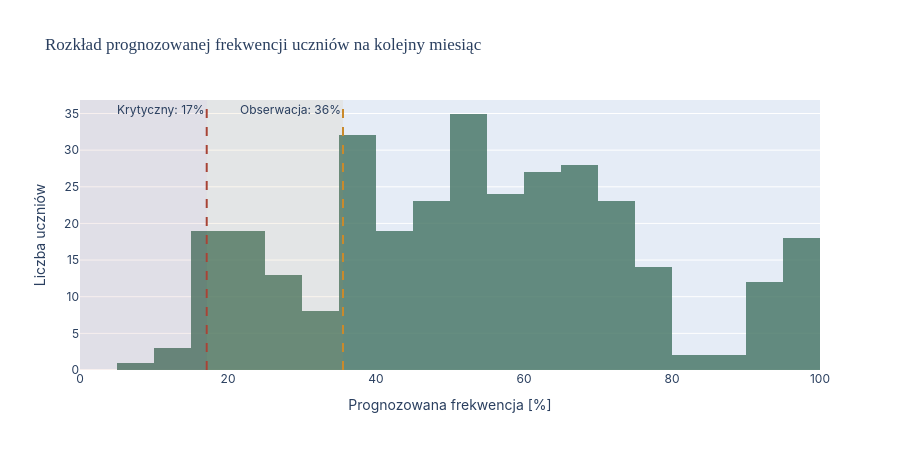

This figure's notebook cell:
### Markdown cell above
## Wykres: rozkład prognozowanej frekwencji + dwa progi alertu
Zamiast jednego sztywnego progu (który, jak ustaliliśmy, obejmuje większość szkoły) - dwa poziomy: **krytyczny** (dolne 5%, do natychmiastowej interwencji) i **do obserwacji** (dolne 20%, szerszy nadzór). Histogram pokazuje gdzie te progi faktycznie wypadają na tle całego rozkładu.

### Code cell
import plotly.graph_objects as go

PROG_KRYTYCZNY = ostatni_miesiac_kazdego_ucznia["prognoza_rf"].quantile(0.05)
PROG_OBSERWACJA = ostatni_miesiac_kazdego_ucznia["prognoza_rf"].quantile(0.20)

liczba_krytyczni = (ostatni_miesiac_kazdego_ucznia["prognoza_rf"] <= PROG_KRYTYCZNY).sum()
liczba_obserwacja = (
    (ostatni_miesiac_kazdego_ucznia["prognoza_rf"] > PROG_KRYTYCZNY) &
    (ostatni_miesiac_kazdego_ucznia["prognoza_rf"] <= PROG_OBSERWACJA)
).sum()

print(f"Krytyczny (≤{PROG_KRYTYCZNY:.1f}%): {liczba_krytyczni} uczniów")
print(f"Do obserwacji ({PROG_KRYTYCZNY:.1f}–{PROG_OBSERWACJA:.1f}%): {liczba_obserwacja} uczniów")
print(f"Reszta (>{PROG_OBSERWACJA:.1f}%): {len(ostatni_miesiac_kazdego_ucznia) - liczba_krytyczni - liczba_obserwacja} uczniów")

fig = go.Figure()
fig.add_trace(go.Histogram(
    x=ostatni_miesiac_kazdego_ucznia["prognoza_rf"],
    nbinsx=40, marker_color="#4C7A6B", opacity=0.85, name="Uczniowie"
))
fig.add_vline(x=PROG_KRYTYCZNY, line_dash="dash", line_color="#A8433A", line_width=2,
              annotation_text=f"Krytyczny: {PROG_KRYTYCZNY:.0f}%", annotation_position="top left")
fig.add_vline(x=PROG_OBSERWACJA, line_dash="dash", line_color="#C98A2C", line_width=2,
              annotation_text=f"Obserwacja: {PROG_OBSERWACJA:.0f}%", annotation_position="top left")
fig.add_vrect(x0=0, x1=PROG_KRYTYCZNY, fillcolor="#A8433A", opacity=0.08, line_width=0)
fig.add_vrect(x0=PROG_KRYTYCZNY, x1=PROG_OBSERWACJA, fillcolor="#C98A2C", opacity=0.08, line_width=0)

fig.update_layout(
    title="Rozkład prognozowanej frekwencji uczniów na kolejny miesiąc",
    xaxis_title="Prognozowana frekwencja [%]", yaxis_title="Liczba uczniów",
    height=450, showlegend=False,
    font=dict(family="Inter, sans-serif"),
    title_font=dict(family="Lora, serif", size=17),
)
fig.show()

### Figure 1 — Plotly figure (JSON) as saved in the notebook; plotly's stock layout.template omitted (floating-point values rounded to 4 significant figures; data arrays with more than 128 entries replaced by an {"elided": "..."} marker saying what was removed)
{"data": [{"marker": {"color": "#4C7A6B"}, "name": "Uczniowie", "nbinsx": 40, "opacity": 0.85, "type": "histogram", "x": {"elided": "322 float values"}}], "layout": {"annotations": [{"showarrow": false, "text": "Krytyczny: 17%", "x": 17.12, "xanchor": "right", "xref": "x", "y": 1, "yanchor": "top", "yref": "y domain"}, {"showarrow": false, "text": "Obserwacja: 36%", "x": 35.54, "xanchor": "right", "xref": "x", "y": 1, "yanchor": "top", "yref": "y domain"}], "font": {"family": "Inter, sans-serif"}, "height": 450, "shapes": [{"line": {"color": "#A8433A", "dash": "dash", "width": 2}, "type": "line", "x0": 17.12, "x1": 17.12, "xref": "x", "y0": 0, "y1": 1, "yref": "y domain"}, {"line": {"color": "#C98A2C", "dash": "dash", "width": 2}, "type": "line", "x0": 35.54, "x1": 35.54, "xref": "x", "y0": 0, "y1": 1, "yref": "y domain"}, {"fillcolor": "#A8433A", "line": {"width": 0}, "opacity": 0.08, "type": "rect", "x0": 0, "x1": 17.12, "xref": "x", "y0": 0, "y1": 1, "yref": "y domain"}, {"fillcolor": "#C98A2C", "line": {"width": 0}, "opacity": 0.08, "type": "rect", "x0": 17.12, "x1": 35.54, "xref": "x", "y0": 0, "y1": 1, "yref": "y domain"}], "showlegend": false, "title": {"font": {"family": "Lora, serif", "size": 17}, "text": "Rozkład prognozowanej frekwencji uczniów na kolejny miesiąc"}, "xaxis": {"title": {"text": "Prognozowana frekwencja [%]"}}, "yaxis": {"title": {"text": "Liczba uczniów"}}}}
